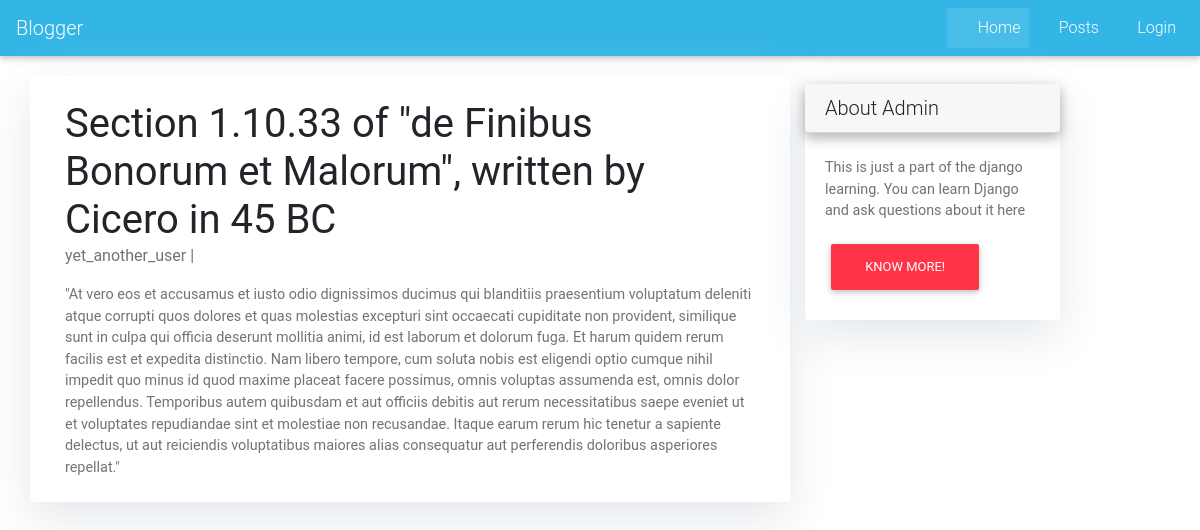
Page /posts/section-11033-de-finibus-bonorum-et-malorum-written-cicero-45-bc-5/ on the committed database.
### pages/models.py (models this page shows, shortened)
class Post(models.Model):
    title=models.CharField(max_length=250)
    slug=models.SlugField(max_length=200,unique=True)
    author=models.ForeignKey(User, on_delete=models.CASCADE,related_name='posts')
    description=models.CharField(max_length=500)
    content = models.CharField(max_length=1000)
    published_on=models.DateTimeField('published_on',auto_now_add=True)
    updated_on=models.DateTimeField('updated_on',auto_now=True)
    status=models.IntegerField(choices=STATUS, default=0)
    votes=models.IntegerField(default=0)
    class Meta:
        ordering=['-published_on']

### pages/views.py (the view)
# urls.py: path('posts/<slug:slug>/',views.PostDetail.as_view(), name='post_detail'),
class PostDetail(generic.DetailView):
    model = Post
    template_name='post_detail.html'

### templates/post_detail.html
{% extends 'base.html' %} {% block content %}
<div class="container">
  <div class="row">
    <div class="col-md-8 card mb-4  mt-3 left  top">
      <div class="card-body">
        <h1>{% block title %} {{ object.title }} {% endblock title %}</h1>
        <p class=" text-muted">{{ post.author }} | {{ post.created_on }}</p>
        <p class="card-text ">{{ object.content | safe }}</p>
      </div>
    </div>
    {% block sidebar %} {% include 'sidebar.html' %} {% endblock sidebar %}
  </div>
</div>
{% endblock content %}

### templates/sidebar.html (style rules this page uses)
.card { box-shadow: 0 16px 48px #E3E7EB; }

### rows in the picture
Post: title "Section 1.10.33 of \"de Finibus Bonorum et Malorum\", written by Cicero in 45 BC", author "yet_another_user", content "\"At vero eos et accusamus et iusto odio dignissimos ducimus qui blanditiis praesentium voluptatum deleniti atque corrupti quos dolores et quas molestias excepturi sint occaecati cupiditate non provident, similique sunt in culpa qui officia deserunt mollitia animi, id est laborum et dolorum fuga. Et harum quidem rerum facilis est et expedita distinctio. Nam libero tempore, cum soluta nobis est eligendi optio cumque nihil impedit quo minus id quod maxime placeat facere possimus, omnis voluptas assumenda est, omnis dolor repellendus. Temporibus autem quibusdam et aut officiis debitis aut rerum necessitatibus saepe eveniet ut et voluptates repudiandae sint et molestiae non recusandae. Itaque…"
